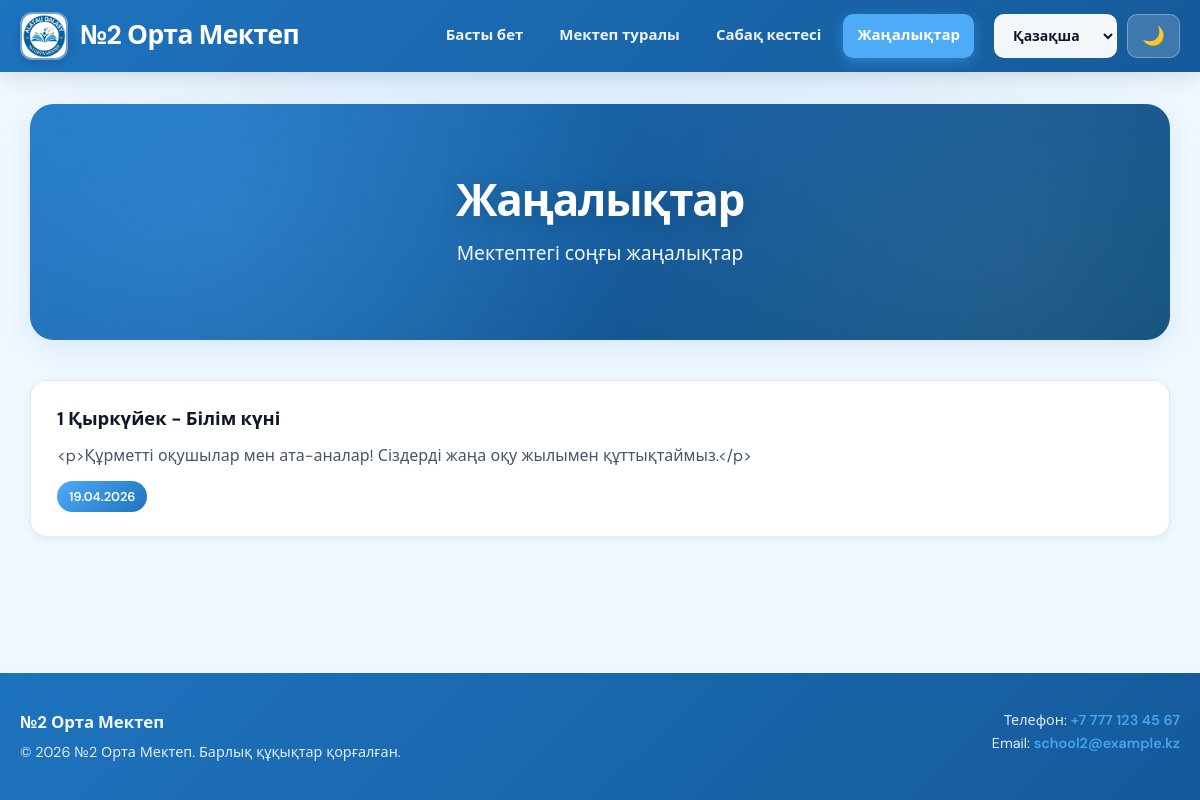
Page /news/ on the committed database.
### portal/models.py (models this page shows, shortened)
class NewsItem(models.Model):
    title = models.CharField("Тақырып (қаз)", max_length=220)
    title_ru = models.CharField("Тақырып (орыс)", max_length=220, blank=True)
    title_en = models.CharField("Заголовок (англ.)", max_length=220, blank=True)
    body = models.TextField("Мәтін (қаз)")
    body_ru = models.TextField("Мәтін (орыс)", blank=True)
    body_en = models.TextField("Текст (англ.)", blank=True)
    published_at = models.DateField("Күні")
    class Meta:
        ordering = ["-published_at", "-id"]
        verbose_name = "Жаңалық"
        verbose_name_plural = "Жаңалықтар"

### portal/views.py (the view)
# urls.py: path("news/", views.news_list, name="news"),
def news_list(request):
    items = NewsItem.objects.all()[:50]
    return render(request, "portal/news.html", {"nav": "news", "news_items": items})

### portal/templatetags/l10n_tags.py (called while the page is built)
@register.filter
def loc(obj, field_name: str):
    if obj is None:
        return ""
    lang = (translation.get_language() or "kk").split("-")[0]
    base = getattr(obj, field_name, None)
    if lang == "kk":
        return base if base is not None else ""
    alt = getattr(obj, f"{field_name}_{lang}", None)
    if alt:
        return alt
    return base if base is not None else ""

### templates/portal/news.html (shortened to what this page needs)
{% extends "portal/base.html" %}
{% load i18n %}
{% load l10n_tags %}
{% block content %}
        <section class="hero">
            <h1>{% trans "Жаңалықтар" %}</h1>
            <p>{% trans "Мектептегі соңғы жаңалықтар" %}</p>
        </section>
        <section class="news-list" aria-label="{% trans 'Жаңалықтар тізімі' %}">
            {% for item in news_items %}
            <article class="news-item">
                <h2>{{ item|loc:"title" }}</h2>
                <p>{{ item|loc:"body"|linebreaksbr }}</p>
                <small><time datetime="{{ item.published_at|date:'Y-m-d' }}">{{ item.published_at|date:"d.m.Y" }}</time></small>
            </article>
            {% empty %}
            <p class="empty-hint">{% trans "Жаңалықтар әлі жоқ. Әкімшіліктен қосыңыз." %}</p>
            {% endfor %}
        </section>
{% endblock %}

### assets/style.css (style rules this page uses)
:root { --primary: #1e73be; --primary-dark: #155a9a; --secondary: #4dabf7; --white: #ffffff; --dark-bg: #121212; --dark-card: #1e1e1e; --dark-text: #e0e0e0; --radius-sm: 10px; --radius-md: 16px; --radius-lg: 24px; --shadow-sm: 0 2px 8px rgba(15, 23, 42, 0.06); --shadow-md: 0 8px 30px rgba(30, 115, 190, 0.12); --shadow-lg: 0 20px 50px rgba(15, 23, 42, 0.12); --font: "DM Sans", "Segoe UI", system-ui, sans-serif; --header-h: 72px; }
html[data-theme="light"] { --bg: #f0f8ff; --bg-soft: #e8f4fc; --text: #0f172a; --text-muted: #475569; --card-bg: var(--white); --header-bg: linear-gradient(135deg, var(--primary) 0%, var(--primary-dark) 100%); --header-solid: var(--primary); --border: rgba(30, 115, 190, 0.15); --hero-glow: rgba(77, 171, 247, 0.35); }
*, *::before, *::after { margin: 0; padding: 0; box-sizing: border-box; }
html { scroll-behavior: smooth; -webkit-text-size-adjust: 100%; }
body { font-family: var(--font); background: var(--bg); background-image: radial-gradient(ellipse 120% 80% at 50% -20%, var(--hero-glow), transparent 55%); color: var(--text); min-height: 100vh; display: flex; flex-direction: column; line-height: 1.55; }
.hero { position: relative; text-align: center; padding: clamp(40px, 8vw, 72px) clamp(20px, 4vw, 48px); background: linear-gradient(145deg, var(--primary) 0%, var(--primary-dark) 55%, #0d4d7a 100%); color: var(--white); border-radius: var(--radius-lg); box-shadow: var(--shadow-md); margin-bottom: 40px; overflow: hidden; }
.hero::before { content: ""; position: absolute; inset: 0; background: radial-gradient(circle at 15% 40%, rgba(77, 171, 247, 0.35) 0%, transparent 45%), radial-gradient(circle at 85% 60%, rgba(255, 255, 255, 0.08) 0%, transparent 40%); pointer-events: none; }
.hero > * { position: relative; z-index: 1; }
.hero h1 { font-size: clamp(1.85rem, 5vw, 2.75rem); font-weight: 800; letter-spacing: -0.03em; line-height: 1.15; margin-bottom: 12px; text-shadow: 0 2px 20px rgba(0, 0, 0, 0.15); }
.hero p { font-size: clamp(1rem, 2.4vw, 1.2rem); opacity: 0.95; max-width: 36em; margin: 0 auto; font-weight: 500; }
.news-list { display: flex; flex-direction: column; gap: 18px; }
.news-item { background: var(--card-bg); padding: 24px 26px; border-radius: var(--radius-md); border: 1px solid var(--border); box-shadow: var(--shadow-sm); transition: box-shadow 0.2s ease, border-color 0.2s ease; }
.news-item h2 { font-size: 1.15rem; font-weight: 700; color: var(--text); margin-bottom: 10px; }
.news-item p { color: var(--text-muted); margin-bottom: 12px; }
.news-item small { display: inline-block; font-size: 0.8rem; font-weight: 600; color: var(--white); background: linear-gradient(135deg, var(--secondary), var(--primary)); padding: 6px 12px; border-radius: 999px; }

### rows in the picture
NewsItem: title "1 Қыркүйек - Білім күні", body "<p>Құрметті оқушылар мен ата-аналар! Сіздерді жаңа оқу жылымен құттықтаймыз.</p>", published_at "19.04.2026"
